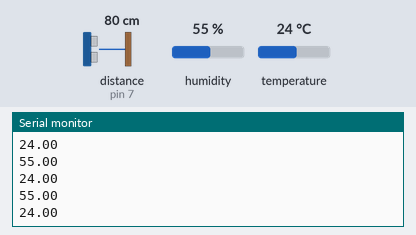
Bench run of a sketch on a simulated Arduino Uno, built with avr-gcc and run on an emulated ATmega328P. Parts: the last lines printed to the serial monitor. Wiring (inferred from the names in the program): ultrasonic range finder: trigger pin 8; echo pin 7. Inputs (shaded band) come from the test bench; at power-on: distance to the obstacle (sensor on pin 7) 80 cm, humidity 55 %, temperature 24 °C. The echo pulse lasts 58.3 µs per cm.

Above: at 2.2 s.
2.3 s: distance to the obstacle (sensor on pin 7) set to 4 cm
3.8 s: humidity set to 22 %
At 5.1 s:
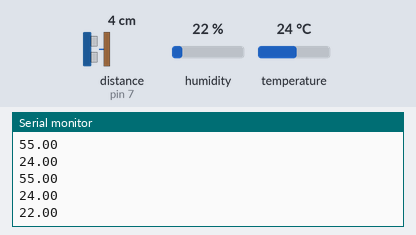
5.3 s: temperature set to 12 °C
At 5.33 s:
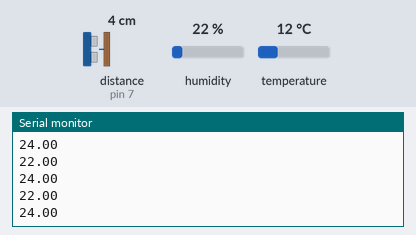
6.8 s: humidity set to 40 %
At 7.21 s:
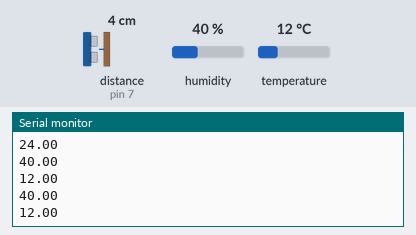
8.3 s: distance to the obstacle (sensor on pin 7) set to 2 cm
Timing chart, 0 to 10.8 s (numbered marks = the images above; inputs shaded):
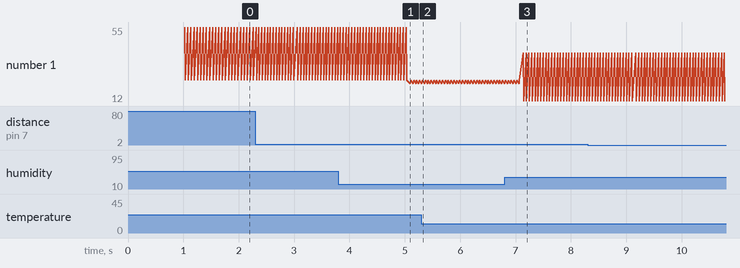

Measured:
- after the input at 3.8 s, the serial monitor: prints a new line after 1.3 s (image 1)
- after the input at 6.8 s, the serial monitor: prints a new line after 0.34 s (image 3)

The sketch:

demo2.ino
```cpp
#include "DHT.h"

DHT dht(A0, DHT11);
#define trigPin 8
#define echoPin 7
long duration, distance;
float h, t, f;
float s;

void setup() {
  Serial.begin(9600);
  pinMode(trigPin, OUTPUT);
  pinMode(echoPin, INPUT);
  delay(1000);
  dht.begin();
  h = dht.readHumidity();//讀取濕度
  t = dht.readTemperature();//讀取攝氏溫度
  f = dht.readTemperature(true);//讀取華氏溫度
  s = 1000000 / ((331.6 + 0.606 * t) * 100);
  Serial.println(h);
  Serial.println(t);
}

void beep(int l){
  tone(4, 293, l);
  delay(l);
  noTone(4);
}

void loop() {
  digitalWrite(trigPin, LOW);
  delayMicroseconds(2);
  digitalWrite(trigPin, HIGH);
  delayMicroseconds(10);
  digitalWrite(trigPin, LOW);
  duration = pulseIn(echoPin, HIGH);
  distance = duration/s;
  //Serial.println(distance);
  if(distance < 100 && distance > 30){
    //beep(500);
  }
  else if(distance <= 30){
    //beep(250);
  }
  delay(50);

  h = dht.readHumidity();//讀取濕度
  t = dht.readTemperature();//讀取攝氏溫度
  f = dht.readTemperature(true);//讀取華氏溫度
  s = 1000000 / ((331.6 + 0.606 * t) * 100);
  Serial.println(h);
  Serial.println(t);
}
```
